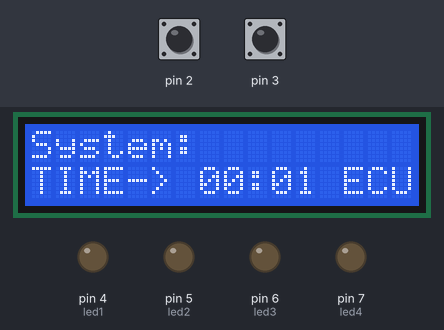
The sketch below on a simulated Arduino Uno, built with avr-gcc and run on an emulated ATmega328P. Parts: 16×2 character LCD, output pins drawn as LEDs (lit = HIGH). Dashed ring = blinking. The inputs (shaded band) are chosen by the test bench; at power-on: pin 2 HIGH, pin 3 HIGH. Random numbers use the default seed unless the sketch sets one.

Above: at 1.6 s.
1.7 s: pin 2 driven LOW
At 2.2 s:
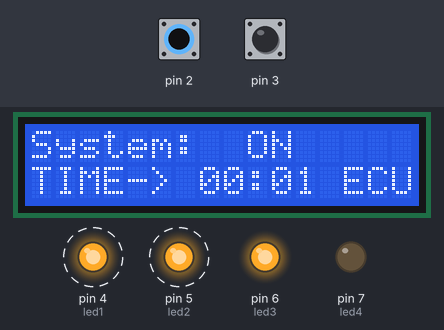
4.5 s: pin 2 driven HIGH
At 5.4 s:
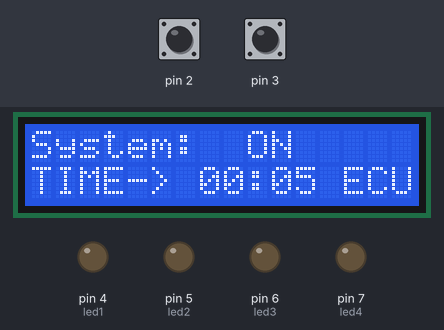
7.5 s: pin 2 driven LOW
At 8.0 s:
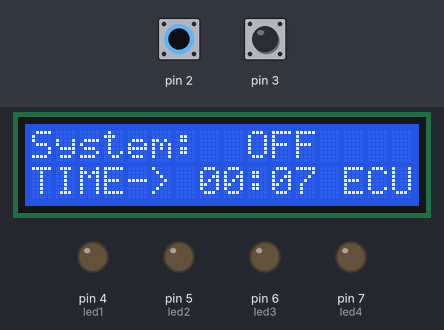
10.5 s: pin 2 pulsed HIGH 5 times (0.12 s each, 0.3 s apart)
At 12.5 s:
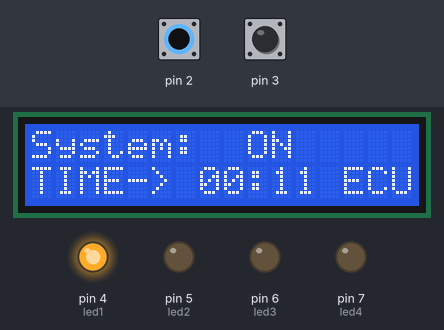
15.0 s: pin 2 pulsed HIGH 5 times (0.12 s each, 0.3 s apart)
At 19.0 s:
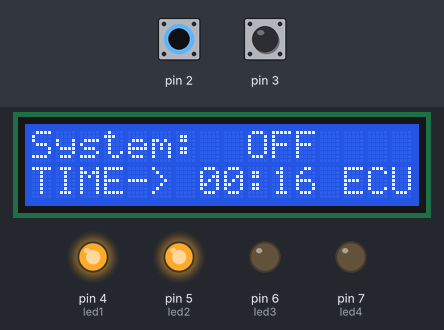
Timing chart, 0 to 67.0 s (numbered marks = the images above; inputs shaded):
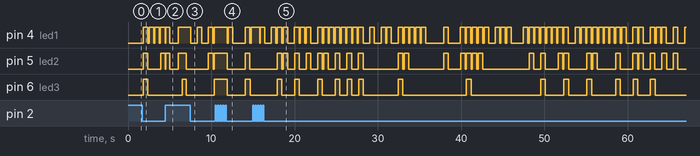

Measured:
- after the input at 1.7 s, pin 4 (led1): alternates HIGH for 0.55 s and LOW for 0.14 s, starting after 0.11 s; pin 5 (led2): alternates HIGH for 0.56 s and LOW for 1.5 s, starting after 0.12 s; pin 6 (led3): LOW → HIGH after 0.13 s, → LOW 0.56 s later
- what the display in image 1 shows lasts 2.0 s, from 1.9 s to 3.9 s
- what the display in image 2 shows lasts 1.0 s, from 5.1 s to 6.1 s
- what the display in image 3 shows lasts 0.7 s, from 7.5 s to 8.2 s
- what the display in image 4 shows lasts 0.7 s, from 12.1 s to 12.8 s
- what the display in image 5 shows lasts 0.5 s, from 18.7 s to 19.2 s

The sketch:

Domotica.ino
```cpp
#include <TimerOne.h>
#include <MsTimer2.h>
#include <LiquidCrystal.h>
LiquidCrystal lcd(13,12,11,10,9,8);

int led1=4;
int led2=5;
int led3=6;
int led4=7;
int numAleatorio;
int x=0;
int y=0;
//Interrupciones
int on=0;
int modo=0;
//Variables
int segundos=0; //Minutos
int minutos=0; //Horas
int j,i,sec,minu;
//Conversor análogo
int conversor,conversor1;
int vol,dutty;
void setup() {
  lcd.begin(16,2);
  lcd.setCursor(0,0);
  lcd.print("System: ");
   pinMode(led1,OUTPUT);
   pinMode(led2,OUTPUT);
   pinMode(led3,OUTPUT);
   pinMode(led4,OUTPUT);
  attachInterrupt(digitalPinToInterrupt(2),activation,LOW);
  attachInterrupt(digitalPinToInterrupt(3),state,LOW);
  Timer1.initialize(1000000);
  Timer1.attachInterrupt(seconds);
  MsTimer2::set(60000,minutes);
  MsTimer2::start();
}

void loop() {
  if(modo==0 && on==1){
     numAleatorio=random(0,4);
     for(x=0;x<numAleatorio;x++){
       y=x+4;
       digitalWrite(y,HIGH);
     }
     delay(500);
     y=0;
     for(x=0;x<numAleatorio;x++){
     y=x+4;
     digitalWrite(y,LOW);
     }
  }
  if(modo==1){
      conversor=analogRead(0);
      segundos=(conversor*4)/68;
      lcd.setCursor(10,1);
      lcd.print(segundos);
  }
  if(modo==1 && on==1){
      conversor1=analogRead(1);
      minutos=(conversor1*4)/166;
      lcd.setCursor(7,1);
      lcd.print(minutos);
  }
}

void activation(){
  switch(on){
    case 0:
      lcd.setCursor(9,0);
      lcd.print("ON ");
      on++;
    break;
    case 1:
      lcd.setCursor(9,0);
      lcd.print("OFF");
      on=0;
    break;
  }
}
void state(){
  switch(modo){
    case 0:
      modo++;
    break;
    case 1:
        modo=1-modo;
    break;
  }
}
void seconds(){
  lcd.setCursor(0,1);
  lcd.print("TIME->");
  lcd.setCursor(12,1);
  lcd.print(" ECU");
  segundos++;
  if(segundos>60){
    segundos=0;
  }
  if(segundos<10){
    lcd.setCursor(10,1);
    lcd.print(String("0")+String(segundos));
  }else{
    lcd.setCursor(10,1);
    lcd.print(segundos);
  }
  if(minutos==0){
     lcd.setCursor(7,1);
     lcd.print("00:");
  }
}
void minutes(){
  minutos++;
  if(minutos>24){
    minutos=0;
  }
  if(minutos<10){
    lcd.setCursor(7,1);
    lcd.print(String("0")+String(minutos)+String(":"));
  }else{
    lcd.setCursor(7,1);
    lcd.print(String(minutos)+String(":"));
  }
}
```
